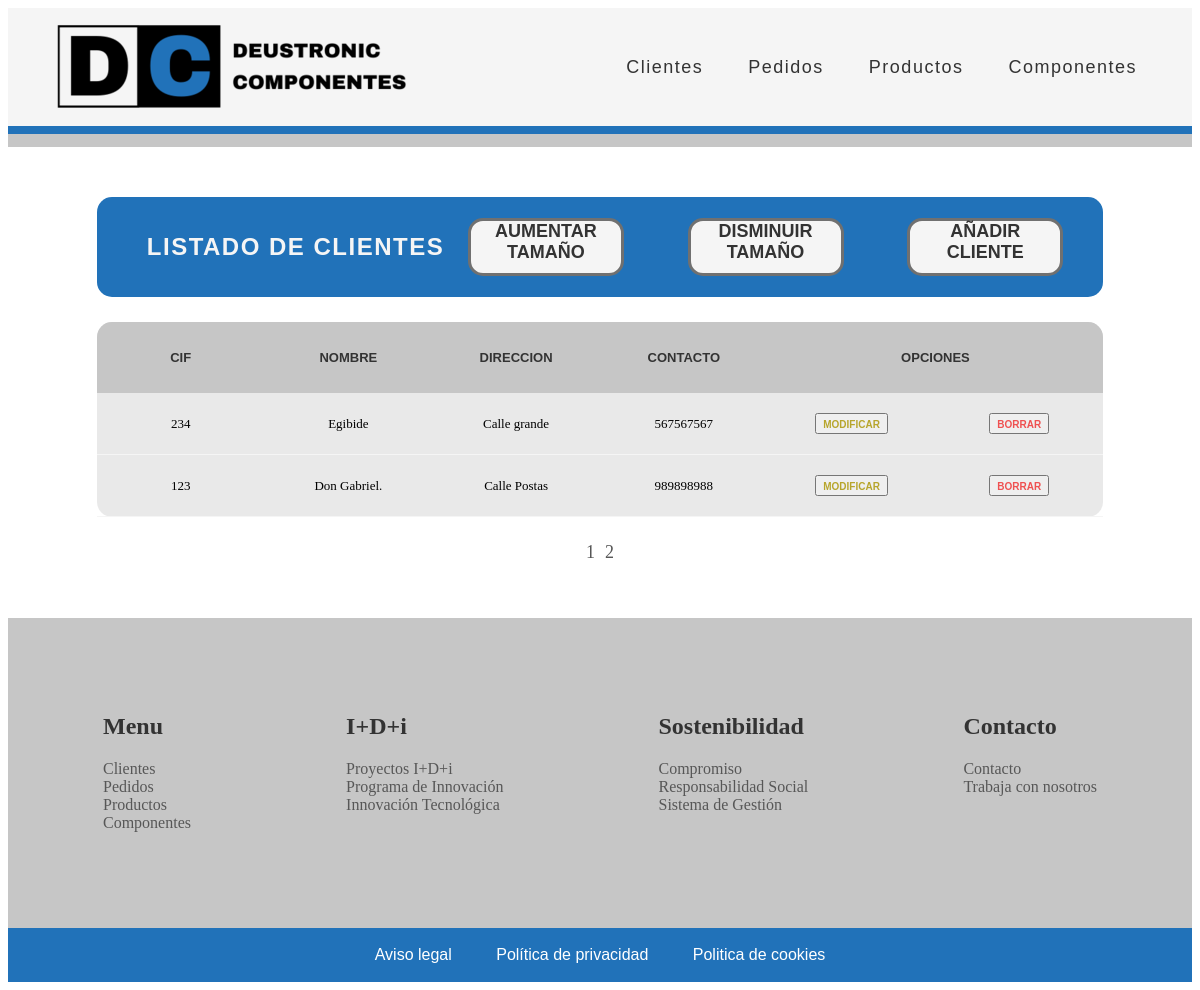
Before: /appGestionPedidos/ with the older database file.
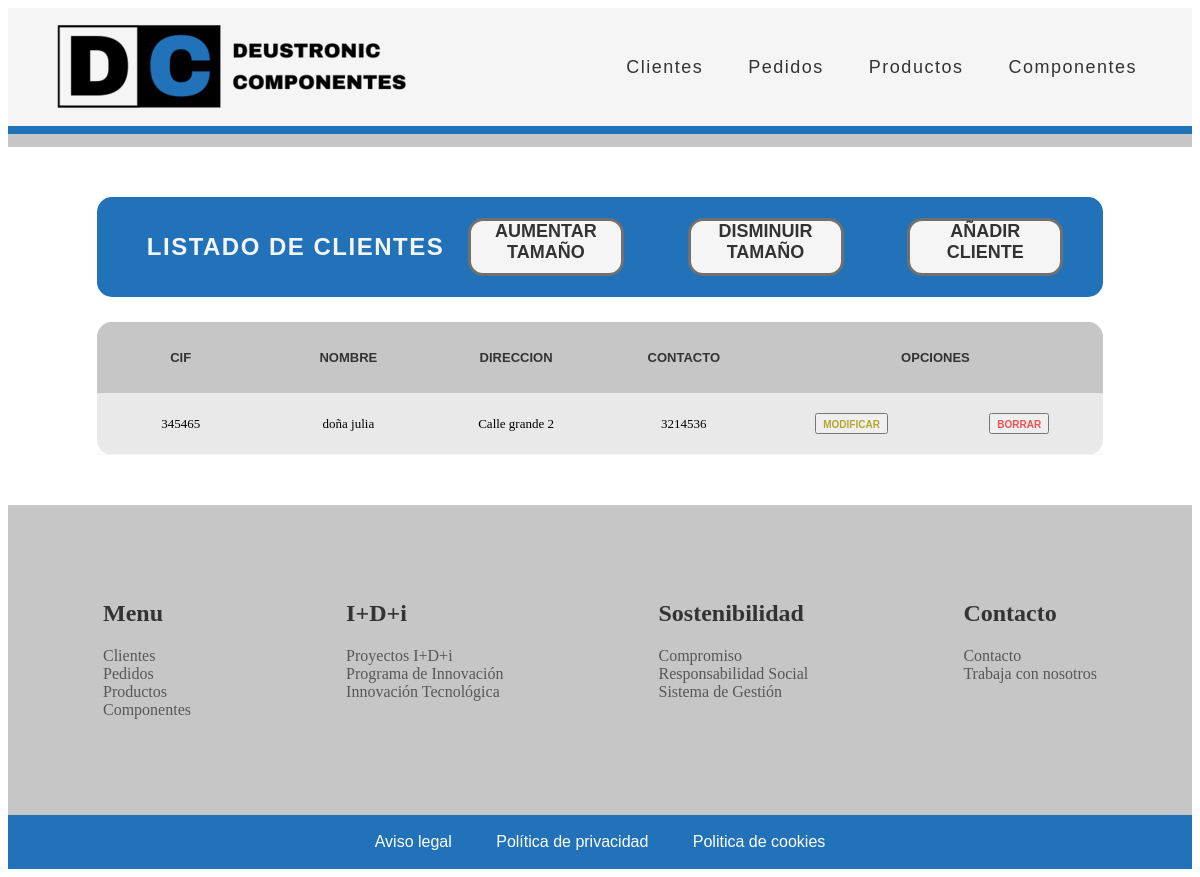
After: the same page with the newer database file.
### appGestionPedidos/models.py (models this page shows, shortened)
class Cliente(models.Model):
    CIF = models.CharField(max_length=9, unique=True)
    nombreEmpresa = models.CharField(max_length=16)
    direccion = models.CharField(max_length=60)
    datosContacto = models.CharField(max_length=60)

### appGestionPedidos/views.py (the view)
# urls.py: path('', views.ClienteListView.as_view(), name='index'),
class ClienteListView(ListView):
    model = Cliente
    paginate_by = 2

### appGestionPedidos/templates/appGestionPedidos/cliente_list.html (shortened to what this page needs)
{% extends "base.html" %}
{% load static %}
{% block contenido %}
<div class="main_container">
    <div class="main_title_container">
        <div class="main_title">
            <h2>LISTADO DE CLIENTES</h2>
        </div>
        <a id ="aumentar" href="" alt="crear_cliente">AUMENTAR TAMAÑO</a>
        <a id="disminuir" href="" alt="crear_cliente">DISMINUIR TAMAÑO</a>
        <a href="/appGestionPedidos/cliente/create" alt="crear_cliente">AÑADIR CLIENTE</a>
    </div>
    <div class="main_table_container">
        {% if cliente_list %}
        <table class="main_table">
            <thead>
                <tr>
                    <th>CIF</th>
                    <th>Nombre</th>
                    <th>Direccion</th>
                    <th>Contacto</th>
                    <th class="main_table_esp_1" colspan="2">Opciones</th>
                </tr>
            </thead>
            {% for cliente in cliente_list %}
            <tbody>
                <tr>
                    <td>{{ cliente.CIF }}</td>
                    <td>{{ cliente.nombreEmpresa }}</td>
                    <td>{{ cliente.direccion }}</td>
                    <td>{{ cliente.datosContacto }}</td>
                    <td class="main_table_esp_modificar">
                        <button><a href="/appGestionPedidos/modificar-cliente/{{ cliente.id }}">MODIFICAR</a></button>
                    </td>
                    <td class="main_table_esp_borrar">
                        <button><a  class="btnEliminacion" href="/appGestionPedidos/eliminar-cliente/{{ cliente.id }}">BORRAR</a></button>
                    </td>
                </tr>
            </tbody>
            {% endfor %}
        </table>
        {% else %}
        <p>No hay clientes creados.</p>
        {% endif %}
    </div>
    {% if is_paginated %}
    <div class="pagination">
        {% for i in paginator.page_range %}
        <a {% if page_obj.number == i %} class="active" {% endif %} href="?page={{i}}">{{ i }}</a>
        {% endfor %}
    </div>
    {% endif %}
</div>
{% endblock %}

Changed rows visible on the page:
removed Cliente: CIF "234", nombreEmpresa "Egibide", direccion "Calle grande", datosContacto "567567567"
removed Cliente: CIF "123", nombreEmpresa "Don Gabriel.", direccion "Calle Postas", datosContacto "989898988"
added Cliente: CIF "345465", nombreEmpresa "doña julia", direccion "Calle grande 2", datosContacto "3214536"
Other visible differences:
list line gone: "1"
list line gone: "2"
